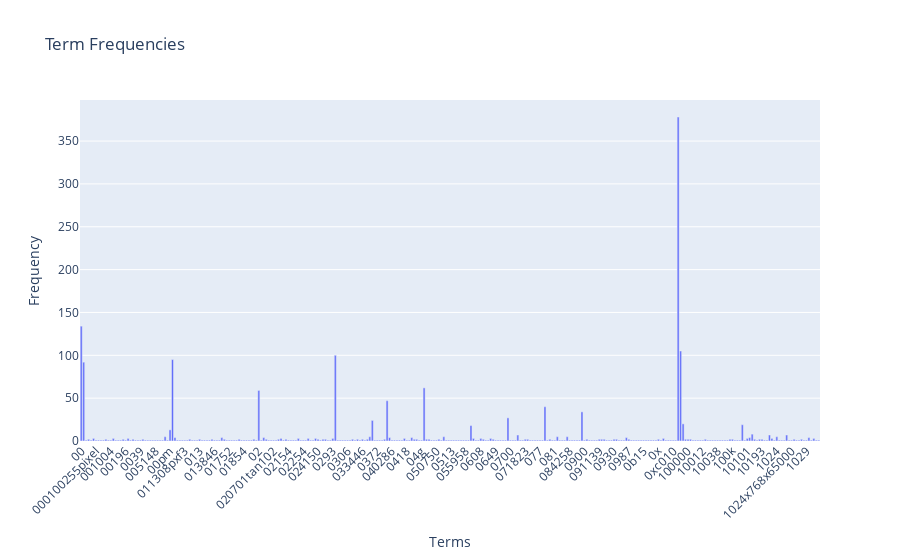

The cell this chart's notebook holds for it:
### Markdown cell above
### >>> **Exercise 12 (take home):**
If you want a nicer interactive visualization here, I would encourage you try to install and use plotly to achieve this.

### Code cell
# Answer here
"""
用plotly重畫一遍
"""
import plotly.graph_objects as go
x_data = count_vect.get_feature_names_out()[:300]
y_data = term_frequencies[:300]

fig = go.Figure(data=[go.Bar(x=x_data, y=y_data)])
fig.update_layout(xaxis_tickangle=-45, title_text='Term Frequencies', xaxis_title='Terms', yaxis_title='Frequency')
fig.show()

### Figure 1 — Plotly figure (JSON) as saved in the notebook; plotly's stock layout.template omitted (floating-point values rounded to 4 significant figures; data arrays with more than 128 entries replaced by an {"elided": "..."} marker saying what was removed)
{"data": [{"type": "bar", "x": {"elided": "300 str values"}, "y": {"elided": "300 int values"}}], "layout": {"autosize": true, "title": {"text": "Term Frequencies"}, "xaxis": {"autorange": true, "range": [-0.5, 299.5], "tickangle": -45, "title": {"text": "Terms"}, "type": "category"}, "yaxis": {"autorange": true, "range": [0, 397.9], "title": {"text": "Frequency"}, "type": "linear"}}}
